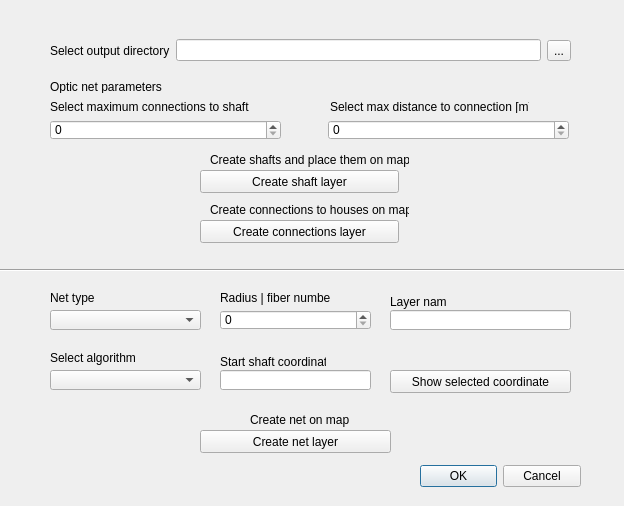
<?xml version="1.0" encoding="UTF-8"?>
<ui version="4.0">
 <class>FiberOpticNetworkDesignSystemDialogBase</class>
 <widget class="QDialog" name="FiberOpticNetworkDesignSystemDialogBase">
  <property name="geometry">
   <rect>
    <x>0</x>
    <y>0</y>
    <width>624</width>
    <height>506</height>
   </rect>
  </property>
  <property name="windowTitle">
   <string>Create Optic Net</string>
  </property>
  <widget class="QDialogButtonBox" name="button_box">
   <property name="geometry">
    <rect>
     <x>420</x>
     <y>460</y>
     <width>161</width>
     <height>32</height>
    </rect>
   </property>
   <property name="orientation">
    <enum>Qt::Horizontal</enum>
   </property>
   <property name="standardButtons">
    <set>QDialogButtonBox::Cancel|QDialogButtonBox::Ok</set>
   </property>
  </widget>
  <widget class="QWidget" name="horizontalLayoutWidget">
   <property name="geometry">
    <rect>
     <x>50</x>
     <y>30</y>
     <width>521</width>
     <height>41</height>
    </rect>
   </property>
   <layout class="QHBoxLayout" name="file_Layout">
    <item>
     <widget class="QLabel" name="selest_output_label">
      <property name="text">
       <string>Select output directory</string>
      </property>
     </widget>
    </item>
    <item>
     <widget class="QLineEdit" name="select_output_lineEdit"/>
    </item>
    <item>
     <widget class="QToolButton" name="select_output_toolButton">
      <property name="text">
       <string>...</string>
      </property>
     </widget>
    </item>
   </layout>
  </widget>
  <widget class="QLabel" name="parameters_label">
   <property name="geometry">
    <rect>
     <x>50</x>
     <y>80</y>
     <width>199</width>
     <height>13</height>
    </rect>
   </property>
   <property name="text">
    <string>Optic net parameters</string>
   </property>
  </widget>
  <widget class="QLabel" name="max_connection_label">
   <property name="geometry">
    <rect>
     <x>50</x>
     <y>100</y>
     <width>199</width>
     <height>13</height>
    </rect>
   </property>
   <property name="text">
    <string>Select maximum connections to shaft</string>
   </property>
  </widget>
  <widget class="QSpinBox" name="max_connections_spinBox">
   <property name="geometry">
    <rect>
     <x>50</x>
     <y>120</y>
     <width>231</width>
     <height>20</height>
    </rect>
   </property>
  </widget>
  <widget class="QLabel" name="max_distance_label">
   <property name="geometry">
    <rect>
     <x>330</x>
     <y>100</y>
     <width>199</width>
     <height>13</height>
    </rect>
   </property>
   <property name="text">
    <string>Select max distance to connection [m]</string>
   </property>
  </widget>
  <widget class="QSpinBox" name="max_distance_spinBox">
   <property name="geometry">
    <rect>
     <x>328</x>
     <y>120</y>
     <width>241</width>
     <height>20</height>
    </rect>
   </property>
   <property name="maximum">
    <number>9999</number>
   </property>
  </widget>
  <widget class="QLabel" name="create_shaft_label">
   <property name="geometry">
    <rect>
     <x>210</x>
     <y>150</y>
     <width>199</width>
     <height>20</height>
    </rect>
   </property>
   <property name="text">
    <string>Create shafts and place them on map</string>
   </property>
  </widget>
  <widget class="QPushButton" name="create_shaft_pushButton">
   <property name="geometry">
    <rect>
     <x>200</x>
     <y>170</y>
     <width>199</width>
     <height>23</height>
    </rect>
   </property>
   <property name="text">
    <string>Create shaft layer</string>
   </property>
  </widget>
  <widget class="QLabel" name="create_connections_label">
   <property name="geometry">
    <rect>
     <x>210</x>
     <y>200</y>
     <width>199</width>
     <height>20</height>
    </rect>
   </property>
   <property name="text">
    <string>Create connections to houses on map</string>
   </property>
  </widget>
  <widget class="QPushButton" name="create_connection_pushButton">
   <property name="geometry">
    <rect>
     <x>200</x>
     <y>220</y>
     <width>199</width>
     <height>23</height>
    </rect>
   </property>
   <property name="text">
    <string>Create connections layer</string>
   </property>
  </widget>
  <widget class="QLabel" name="net_type_label">
   <property name="geometry">
    <rect>
     <x>50</x>
     <y>290</y>
     <width>121</width>
     <height>16</height>
    </rect>
   </property>
   <property name="text">
    <string>Net type</string>
   </property>
  </widget>
  <widget class="QComboBox" name="net_type_comboBox">
   <property name="geometry">
    <rect>
     <x>50</x>
     <y>310</y>
     <width>151</width>
     <height>20</height>
    </rect>
   </property>
  </widget>
  <widget class="QLabel" name="radius_label">
   <property name="geometry">
    <rect>
     <x>220</x>
     <y>290</y>
     <width>111</width>
     <height>16</height>
    </rect>
   </property>
   <property name="text">
    <string>Radius | fiber number</string>
   </property>
  </widget>
  <widget class="QSpinBox" name="radius_spinBox">
   <property name="geometry">
    <rect>
     <x>220</x>
     <y>310</y>
     <width>151</width>
     <height>20</height>
    </rect>
   </property>
  </widget>
  <widget class="QLabel" name="name_label">
   <property name="geometry">
    <rect>
     <x>390</x>
     <y>290</y>
     <width>56</width>
     <height>23</height>
    </rect>
   </property>
   <property name="text">
    <string>Layer name</string>
   </property>
  </widget>
  <widget class="QLineEdit" name="name_lineEdit">
   <property name="geometry">
    <rect>
     <x>390</x>
     <y>310</y>
     <width>181</width>
     <height>20</height>
    </rect>
   </property>
  </widget>
  <widget class="QLabel" name="selec_algorithm_label">
   <property name="geometry">
    <rect>
     <x>50</x>
     <y>350</y>
     <width>91</width>
     <height>16</height>
    </rect>
   </property>
   <property name="text">
    <string>Select algorithm</string>
   </property>
  </widget>
  <widget class="QLabel" name="start_point_label">
   <property name="geometry">
    <rect>
     <x>220</x>
     <y>350</y>
     <width>106</width>
     <height>23</height>
    </rect>
   </property>
   <property name="text">
    <string>Start shaft coordinate</string>
   </property>
  </widget>
  <widget class="QLabel" name="create_net_label">
   <property name="geometry">
    <rect>
     <x>250</x>
     <y>410</y>
     <width>101</width>
     <height>20</height>
    </rect>
   </property>
   <property name="text">
    <string>Create net on map</string>
   </property>
  </widget>
  <widget class="QPushButton" name="create_net_pushButton">
   <property name="geometry">
    <rect>
     <x>200</x>
     <y>430</y>
     <width>191</width>
     <height>23</height>
    </rect>
   </property>
   <property name="text">
    <string>Create net layer</string>
   </property>
  </widget>
  <widget class="QComboBox" name="select_algorithm_comboBox">
   <property name="geometry">
    <rect>
     <x>50</x>
     <y>370</y>
     <width>151</width>
     <height>20</height>
    </rect>
   </property>
  </widget>
  <widget class="QLineEdit" name="start_point_lineEdit">
   <property name="geometry">
    <rect>
     <x>220</x>
     <y>370</y>
     <width>151</width>
     <height>20</height>
    </rect>
   </property>
  </widget>
  <widget class="QPushButton" name="start_point_pushButton">
   <property name="geometry">
    <rect>
     <x>390</x>
     <y>370</y>
     <width>181</width>
     <height>23</height>
    </rect>
   </property>
   <property name="text">
    <string>Show selected coordinate</string>
   </property>
  </widget>
  <widget class="Line" name="line">
   <property name="geometry">
    <rect>
     <x>-30</x>
     <y>260</y>
     <width>671</width>
     <height>20</height>
    </rect>
   </property>
   <property name="orientation">
    <enum>Qt::Horizontal</enum>
   </property>
  </widget>
 </widget>
 <resources/>
 <connections>
  <connection>
   <sender>button_box</sender>
   <signal>accepted()</signal>
   <receiver>FiberOpticNetworkDesignSystemDialogBase</receiver>
   <slot>accept()</slot>
   <hints>
    <hint type="sourcelabel">
     <x>20</x>
     <y>20</y>
    </hint>
    <hint type="destinationlabel">
     <x>20</x>
     <y>20</y>
    </hint>
   </hints>
  </connection>
  <connection>
   <sender>button_box</sender>
   <signal>rejected()</signal>
   <receiver>FiberOpticNetworkDesignSystemDialogBase</receiver>
   <slot>reject()</slot>
   <hints>
    <hint type="sourcelabel">
     <x>20</x>
     <y>20</y>
    </hint>
    <hint type="destinationlabel">
     <x>20</x>
     <y>20</y>
    </hint>
   </hints>
  </connection>
 </connections>
</ui>
